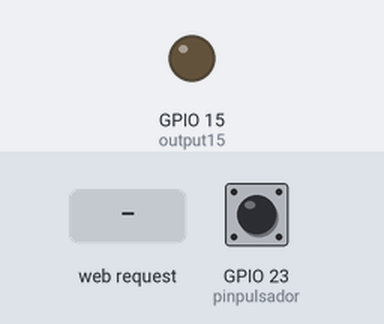
A sketch run on a simulated ESP32. Parts: output pins drawn as LEDs (lit = HIGH). The test bench sets the inputs (shaded band); at power-on: GPIO 23 (pinpulsador) LOW. WiFi joins after 1.5 s; servers stay silent unless stated; what the sketch prints to the serial monitor is not drawn.

Above: at 2.7 s.
2.8 s: HTTP request GET /15/on received
At 3.7 s:
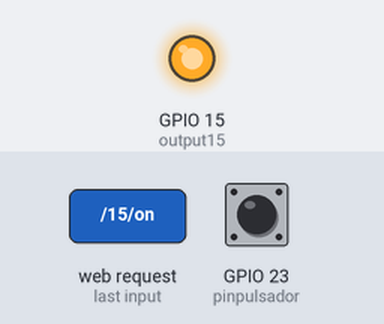
4.3 s: HTTP request GET /15/off received
At 4.8 s:
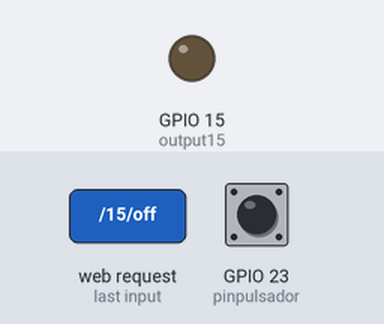
Timing chart, 0 to 7.3 s (numbered marks = the images above; inputs shaded):
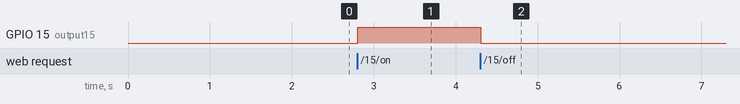

The sketch:

esp32_servidor.ino
```cpp
//LIBRERIAS
#include <WiFi.h>

// WIFI
const char* ssid = "HUAWEI";
const char* password = "12345678";

// PUERTO
WiFiServer server(80);

// ENCABEZADO
String header;

// VARIABLES GLOBALES
String output15State = "off";
String pulsador="off";


// LED
const int output15 = 15;

//PULSADOR
const int pinpulsador=23;

// Current time
unsigned long currentTime = millis();
// Previous time
unsigned long previousTime = 0;
// Define timeout time in milliseconds (example: 2000ms = 2s)
const long timeoutTime = 2000;

//------setup------------
void setup() {
  Serial.begin(115200);
  pinMode(output15, OUTPUT);
  digitalWrite(output15, LOW);
  pinMode(pinpulsador,INPUT);
  Serial.print("Connecting to ");
  Serial.println(ssid);
  WiFi.begin(ssid, password);
  while (WiFi.status() != WL_CONNECTED) {
    delay(500);
    Serial.print(".");
  }
  Serial.println("");
  Serial.println("WiFi connected.");
  Serial.println("IP address: ");
  Serial.println(WiFi.localIP());
  server.begin();
}

//----LOOP--------
void loop(){

// VERIFICA EL ESTADO DEL PULSADOR
  if(digitalRead(pinpulsador))
  {
    pulsador="on";

    }
    else{

       pulsador="off";

      }

 //---SERVIDOR ESP-------
 web();
}
```

SERVIDOR.ino
```cpp
void web()
{
    WiFiClient client = server.available();   // Listen for incoming clients

  if (client) {                             // If a new client connects,
    currentTime = millis();
    previousTime = currentTime;
    Serial.println("New Client.");          // print a message out in the serial port
    String currentLine = "";                // make a String to hold incoming data from the client
    while (client.connected() && currentTime - previousTime <= timeoutTime) {  // loop while the client's connected
      currentTime = millis();
      if (client.available()) {             // if there's bytes to read from the client,
        char c = client.read();             // read a byte, then
        Serial.write(c);                    // print it out the serial monitor
        header += c;
        if (c == '\n') {                    // if the byte is a newline character
          // if the current line is blank, you got two newline characters in a row.
          // that's the end of the client HTTP request, so send a response:
          if (currentLine.length() == 0) {
            // HTTP headers always start with a response code (e.g. HTTP/1.1 200 OK)
            // and a content-type so the client knows what's coming, then a blank line:
            client.println("HTTP/1.1 200 OK");
            client.println("Content-type:text/html");
            client.println("Connection: close");
            client.println();

            // enciede y apaga led
            if (header.indexOf("GET /15/on") >= 0) {
              Serial.println("GPIO 15 on");
              output15State = "on";
              digitalWrite(output15, HIGH);
            } else if (header.indexOf("GET /15/off") >= 0) {
              Serial.println("GPIO 15 off");
              output15State = "off";
              digitalWrite(output15, LOW);
            }

            // IMPRIME PAGINA WEB
            client.println("<!DOCTYPE html><html>");
            client.println("<head><meta name=\"viewport\" content=\"width=device-width, initial-scale=1\">");
             client.println("<META HTTP-EQUIV='refresh' CONTENT='1'>");
            client.println("<link rel=\"icon\" href=\"data:,\">");
            // CSS to style the on/off buttons
            // Feel free to change the background-color and font-size attributes to fit your preferences
            client.println("<style>html { font-family: Helvetica; display: inline-block; margin: 0px auto; text-align: center;}");
            client.println(".button { background-color: #4CAF50; border: none; color: white; padding: 16px 40px;");
            client.println("text-decoration: none; font-size: 30px; margin: 2px; cursor: pointer;}");
            client.println(".button2 {background-color: #555555;}</style></head>");

            // Web Page Heading
            client.println("<body><h1>PRUEBA SOYMOMO</h1>");

            //Imprime el estado del pulsador
            client.println("<p> PULSADOR ESTADO: " + pulsador + "</p>");
            // If the output26State is off, it displays the ON button
            if (output15State=="off") {
              client.println("<p><a href=\"/15/on\"><button class=\"button\">ON</button></a></p>");
            } else {
              client.println("<p><a href=\"/15/off\"><button class=\"button button2\">OFF</button></a></p>");
            }


            client.println("</body></html>");

            // The HTTP response ends with another blank line
            client.println();
            // Break out of the while loop
            break;
          } else { // if you got a newline, then clear currentLine
            currentLine = "";
          }
        } else if (c != '\r') {  // if you got anything else but a carriage return character,
          currentLine += c;      // add it to the end of the currentLine
        }
      }
    }
    // Clear the header variable
    header = "";
    // Close the connection
    client.stop();
    Serial.println("Client disconnected.");
    Serial.println("");
  }

  }
```

Measured:
- after the input at 2.8 s, GPIO 15 (output15): LOW → HIGH at once
- after the input at 4.3 s, GPIO 15 (output15): HIGH → LOW at once
